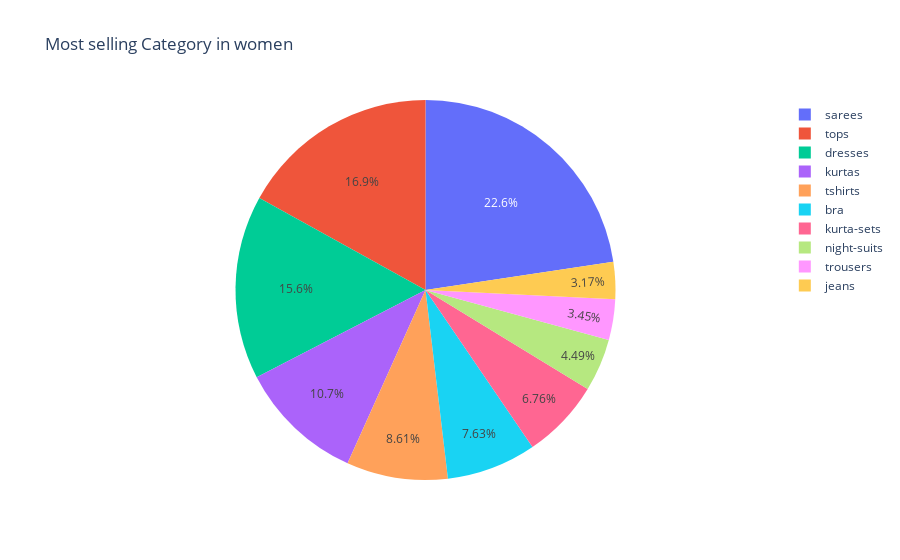

The code cell stored with this chart in its notebook:
### Code cell
k = df[df['category_by_Gender'] == 'Women']
s = k['Individual_category'].value_counts().head(10).values
v = k['Individual_category'].value_counts().head(10).index
fig = px.pie(df,values=s,names=v,
            title='Most selling Category in women')
fig.show()

### Figure 1 — Plotly figure (JSON) as saved in the notebook; plotly's stock layout.template omitted (floating-point values rounded to 4 significant figures)
{"data": [{"domain": {"x": [0, 1], "y": [0, 1]}, "hovertemplate": "label=%{label}<br>value=%{value}<extra></extra>", "labels": ["sarees", "tops", "dresses", "kurtas", "tshirts", "bra", "kurta-sets", "night-suits", "trousers", "jeans"], "legendgroup": "", "name": "", "showlegend": true, "type": "pie", "values": [50876, 38119, 35196, 24025, 19374, 17174, 15204, 10102, 7754, 7120]}], "layout": {"legend": {"tracegroupgap": 0}, "title": {"text": "Most selling Category in women"}}}
